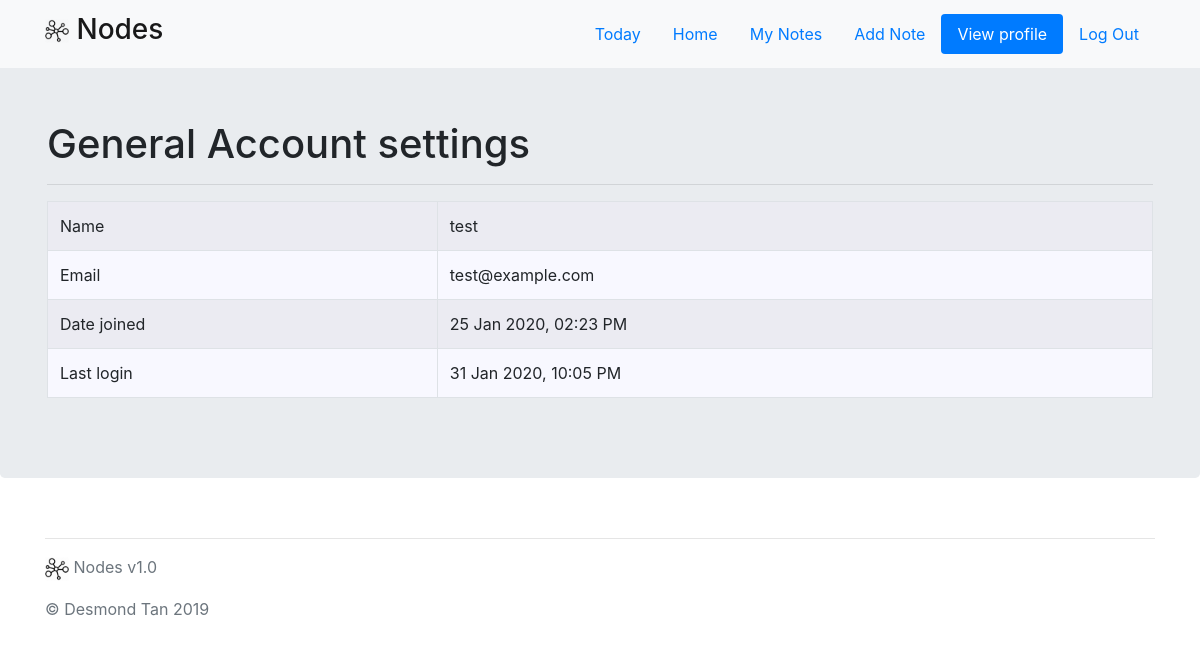
The page /profile (signed in) on the database as committed earlier.
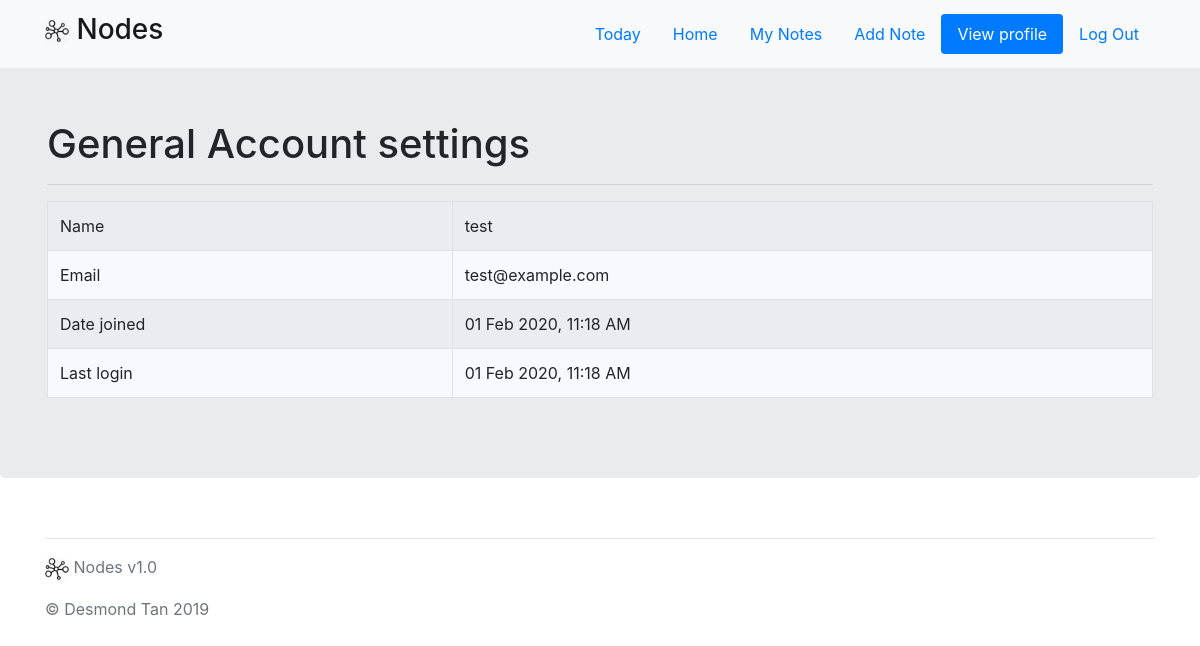
The same page on the database as committed later.
### app/models.py (models this page shows, shortened)
class User(db.Model):
    __tablename__ = 'users'
    id = db.Column(db.Integer, primary_key=True)
    username = db.Column(db.String(64), index=True, unique=True)
    email = db.Column(db.String(120), index=True, unique=True)
    password_hash = db.Column(db.String(128))
    date_created = db.Column(db.String(32))
    last_login = db.Column(db.String(32))

### app/main/views.py (the view)
@main.route('/profile')
@login_required
def profile():
    user = get_user_by_id(session['user_id'])
    return render_template('main/profile.html', username=session['username'], user=user)

### app/utils/filters.py (called while the page is built)
def datetimeformat(value, format="%d %b %Y, %I:%M %p"):
    datetime_obj = datetime.strptime(value, '%Y-%m-%d %H:%M:%S.%f')
    return datetime_obj.strftime(format)

### app/utils/functions.py (called while the page is built)
def get_user_by_id(user_id):
    user = User.query.filter(User.id == user_id).first()
    return user

### app/templates/main/profile.html (shortened to what this page needs)
{% extends "layout.html" %}
{% block body %}
<div class="jumbotron">
    <div class="container">
        <h1>General Account settings</h1>
        <hr>
        <table class="table table-hover table-striped table-bordered" style="background-color: ghostwhite;">
            <tr>
                <td>Name</td>
                <td>{{ user.username }}</td>
            </tr>
            <tr>
                <td>Email</td>
                <td>{{ user.email }}</td>
            </tr>
            <tr>
                <td>Date joined</td>
                <td>{{ user.date_created | datetimeformat }}</td>
            </tr>
            <tr>
                <td>Last login</td>
                <td>{{ user.last_login | datetimeformat }}</td>
            </tr>
        </table>
    </div>
</div>
{% endblock %}

Rows that differ between the two databases and show on the page:
changed User "test": date_created "25 Jan 2020, 02:23 PM" → "01 Feb 2020, 11:18 AM"; last_login "31 Jan 2020, 10:05 PM" → "01 Feb 2020, 11:18 AM"
